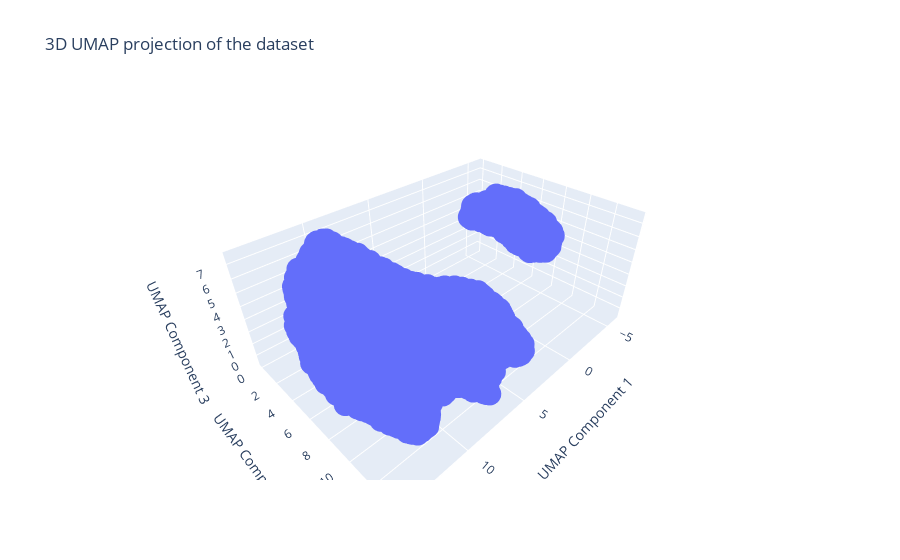

Source (notebook cell):
### Code cell
fig = px.scatter_3d(
    x=X_umap_3d[:, 0],
    y=X_umap_3d[:, 1],
    z=X_umap_3d[:, 2],
    title='3D UMAP projection of the dataset'
)

fig.update_layout(
    scene=dict(
        xaxis_title='UMAP Component 1',
        yaxis_title='UMAP Component 2',
        zaxis_title='UMAP Component 3'
    )
)

### Figure 1 — Plotly figure (JSON) as saved in the notebook; plotly's stock layout.template omitted (floating-point values rounded to 4 significant figures; data arrays with more than 128 entries replaced by an {"elided": "..."} marker saying what was removed)
{"data": [{"hovertemplate": "x=%{x}<br>y=%{y}<br>z=%{z}<extra></extra>", "legendgroup": "", "marker": {"color": "#636efa", "symbol": "circle"}, "mode": "markers", "name": "", "scene": "scene", "showlegend": false, "type": "scatter3d", "x": {"elided": "18350 float values"}, "y": {"elided": "18350 float values"}, "z": {"elided": "18350 float values"}}], "layout": {"legend": {"tracegroupgap": 0}, "scene": {"domain": {"x": [0, 1], "y": [0, 1]}, "xaxis": {"title": {"text": "UMAP Component 1"}}, "yaxis": {"title": {"text": "UMAP Component 2"}}, "zaxis": {"title": {"text": "UMAP Component 3"}}}, "title": {"text": "3D UMAP projection of the dataset"}}}
